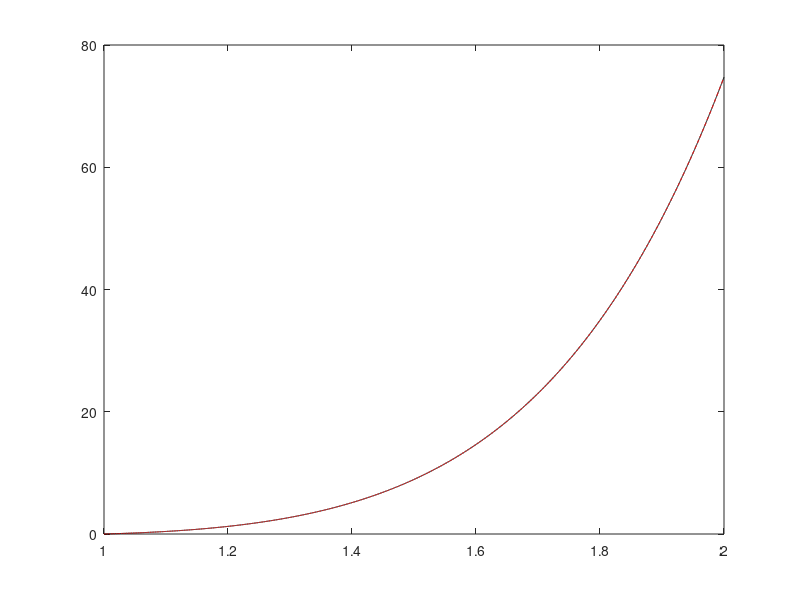

This figure's MATLAB source:
function hw74ex8b
% Bradie: Section 7.4, exercise 8(b)
%
% Goal: Solve tx' - 4x = t^5 exp(t), x(1) = 0, on 1 <= t <= 2 using a
% Modified Euler Method.  Demonstrate that the global error error is O(h^2)
% using the exact solution x(t) = t^4(exp(t) - exp(1))
    
    % initialize the testing
    ntests = 12;
    err = zeros(ntests, 1);

    % set the grid, initial value
    a=1; b=2; x0=0;
    
    % Do the solving
    for k=1:ntests
        N = 2*2^(k-1);
        [t, w] = doModEuler(a, b, N, x0);

        x = t.^4.*(exp(t) - exp(1));
        err(k) = abs(x(N+1) - w(N+1));

        plot(t, x, 'k', t, w, 'r--')
        pause(0.5)    
    end
    
    % pretty-print the results
    clc
    
    pfmt = '%i\t %.6e\t %.6f\n';
    for k=1:ntests
        if k==1
            fprintf(pfmt, 2^k, err(k), '')
        else
            fprintf(pfmt, 2^k, err(k), err(k-1)/err(k))
        end
    end
        

end

function [ rhs ] = f(t, x)
  rhs = t^4*exp(t) + 4*x/t;
end

function [t, w] = doModEuler(a, b, N, x0)
  h = (b - a)/N;
  t = a:h:b;  t = t(:);
  
  w = zeros(size(t));
  w(1) = x0;
  
  for i=1:N
      k1 = f(t(i), w(i))*h;
      k2 = f(t(i) + h/2, w(i) + k1/2)*h;
      
      dw = k2;
      w(i+1) = w(i) + dw;
  end
end
